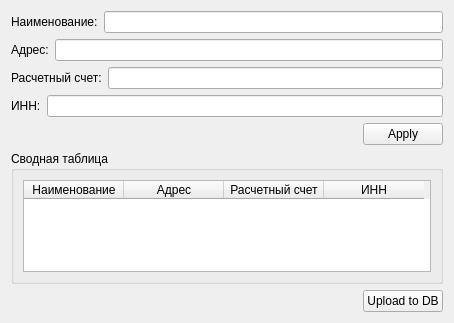
<?xml version="1.0" encoding="UTF-8"?>
<ui version="4.0">
 <class>Form</class>
 <widget class="QWidget" name="Form">
  <property name="geometry">
   <rect>
    <x>0</x>
    <y>0</y>
    <width>454</width>
    <height>323</height>
   </rect>
  </property>
  <property name="windowTitle">
   <string>Form</string>
  </property>
  <layout class="QVBoxLayout" name="verticalLayout_2">
   <item>
    <layout class="QVBoxLayout" name="verticalLayout">
     <item>
      <layout class="QHBoxLayout" name="horizontalLayout">
       <item>
        <widget class="QLabel" name="label">
         <property name="text">
          <string>Наименование:</string>
         </property>
        </widget>
       </item>
       <item>
        <widget class="QLineEdit" name="DeliveryAgentOrClientNameLine"/>
       </item>
      </layout>
     </item>
     <item>
      <layout class="QHBoxLayout" name="horizontalLayout_3">
       <item>
        <widget class="QLabel" name="label_2">
         <property name="text">
          <string>Адрес:</string>
         </property>
        </widget>
       </item>
       <item>
        <widget class="QLineEdit" name="DeliveryAgentOrClientAddressLine"/>
       </item>
      </layout>
     </item>
     <item>
      <layout class="QHBoxLayout" name="horizontalLayout_4">
       <item>
        <widget class="QLabel" name="label_3">
         <property name="text">
          <string>Расчетный счет:</string>
         </property>
        </widget>
       </item>
       <item>
        <widget class="QLineEdit" name="CheckingAcountOfDeliveryAgentOrClientLine"/>
       </item>
      </layout>
     </item>
     <item>
      <layout class="QHBoxLayout" name="horizontalLayout_2">
       <item>
        <widget class="QLabel" name="label_4">
         <property name="text">
          <string>ИНН:</string>
         </property>
        </widget>
       </item>
       <item>
        <widget class="QLineEdit" name="DeliveryAgentOrClientINNLine"/>
       </item>
      </layout>
     </item>
     <item>
      <layout class="QHBoxLayout" name="horizontalLayout_6">
       <item>
        <spacer name="horizontalSpacer_2">
         <property name="orientation">
          <enum>Qt::Horizontal</enum>
         </property>
         <property name="sizeHint" stdset="0">
          <size>
           <width>40</width>
           <height>20</height>
          </size>
         </property>
        </spacer>
       </item>
       <item>
        <widget class="QPushButton" name="ApplyToShowInTableButton">
         <property name="text">
          <string>Apply</string>
         </property>
        </widget>
       </item>
      </layout>
     </item>
     <item>
      <widget class="QGroupBox" name="groupBox">
       <property name="title">
        <string>Сводная таблица</string>
       </property>
       <layout class="QVBoxLayout" name="verticalLayout_4">
        <item>
         <layout class="QVBoxLayout" name="verticalLayout_3">
          <item>
           <widget class="QTableWidget" name="DeliveryAgentOrClientResultTableWidget">
            <property name="selectionBehavior">
             <enum>QAbstractItemView::SelectRows</enum>
            </property>
            <column>
             <property name="text">
              <string>Наименование</string>
             </property>
            </column>
            <column>
             <property name="text">
              <string>Адрес</string>
             </property>
            </column>
            <column>
             <property name="text">
              <string>Расчетный счет</string>
             </property>
            </column>
            <column>
             <property name="text">
              <string>ИНН</string>
             </property>
            </column>
           </widget>
          </item>
         </layout>
        </item>
       </layout>
      </widget>
     </item>
     <item>
      <layout class="QHBoxLayout" name="horizontalLayout_5">
       <item>
        <spacer name="horizontalSpacer">
         <property name="orientation">
          <enum>Qt::Horizontal</enum>
         </property>
         <property name="sizeHint" stdset="0">
          <size>
           <width>40</width>
           <height>20</height>
          </size>
         </property>
        </spacer>
       </item>
       <item>
        <widget class="QPushButton" name="UploadToDBButton">
         <property name="text">
          <string>Upload to DB</string>
         </property>
        </widget>
       </item>
      </layout>
     </item>
     <item>
      <spacer name="verticalSpacer">
       <property name="orientation">
        <enum>Qt::Vertical</enum>
       </property>
       <property name="sizeHint" stdset="0">
        <size>
         <width>20</width>
         <height>40</height>
        </size>
       </property>
      </spacer>
     </item>
    </layout>
   </item>
  </layout>
 </widget>
 <resources/>
 <connections/>
</ui>
